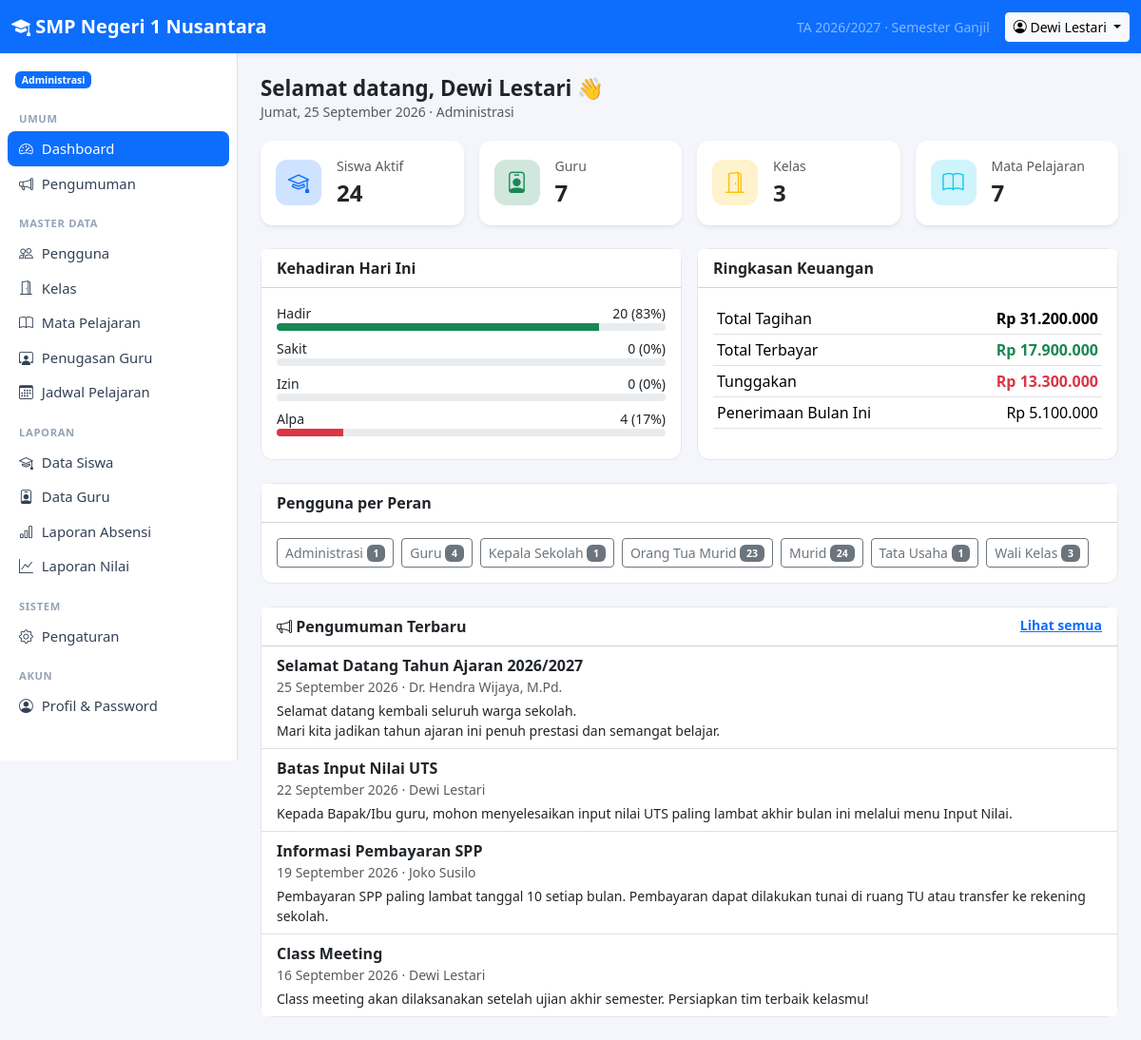
/index.php (signed in), run on the app's committed database.
### tables this page shows
CREATE TABLE `users` (
  `id` int(11) NOT NULL AUTO_INCREMENT,
  `username` varchar(50) NOT NULL,
  `password_hash` varchar(255) NOT NULL,
  `name` varchar(100) NOT NULL,
  `role` varchar(20) NOT NULL,
  `nip` varchar(30) DEFAULT NULL,
  `email` varchar(100) DEFAULT NULL,
  `phone` varchar(30) DEFAULT NULL,
  `active` int(11) NOT NULL DEFAULT 1,
  `created_at` datetime DEFAULT current_timestamp(),
  PRIMARY KEY (`id`),
  UNIQUE KEY `username` (`username`),
  KEY `idx_users_role` (`role`)
);

CREATE TABLE `announcements` (
  `id` int(11) NOT NULL AUTO_INCREMENT,
  `title` varchar(150) NOT NULL,
  `body` text NOT NULL,
  `audience` varchar(20) NOT NULL DEFAULT 'semua',
  `created_by` int(11) DEFAULT NULL,
  `created_at` datetime DEFAULT current_timestamp(),
  PRIMARY KEY (`id`),
  KEY `created_by` (`created_by`),
  CONSTRAINT `announcements_ibfk_1` FOREIGN KEY (`created_by`) REFERENCES `users` (`id`) ON DELETE SET NULL
);

### app/controllers/dashboard.php (called while the page is built, shortened)
<?php
function dashboard_index(): void
{
    $me = current_user();
    $p = period();
    $data = ['me' => $me, 'period' => $p, 'announcements' => visible_announcements($me['role'], 5)];
    $today = date('Y-m-d');
    switch ($me['role']) {
        case 'admin':
        case 'kepala_sekolah':
            $data['stats'] = [
                'students' => (int) db_value("SELECT COUNT(*) FROM students s JOIN users u ON u.id = s.user_id WHERE u.active = 1"),
                'teachers' => (int) db_value("SELECT COUNT(*) FROM users WHERE role IN ('guru','wali_kelas') AND active = 1"),
                'classes'  => (int) db_value('SELECT COUNT(*) FROM classes'),
                'subjects' => (int) db_value('SELECT COUNT(*) FROM subjects'),
            ];
            $data['todayAttendance'] = db_all(
                'SELECT status, COUNT(*) AS n FROM attendance WHERE att_date = ? GROUP BY status', [$today]
            );
            $data['finance'] = finance_totals();
            $data['roleCounts'] = db_all('SELECT role, COUNT(*) AS n FROM users WHERE active = 1 GROUP BY role');
            break;
    }
    render('dashboard/index', $data, 'Dashboard');
}
function finance_totals(): array
{
    $billed = (float) db_value('SELECT COALESCE(SUM(amount), 0) FROM invoices');
    $paid = (float) db_value('SELECT COALESCE(SUM(amount), 0) FROM payments');
    $monthStart = date('Y-m-01');
    $monthPaid = (float) db_value('SELECT COALESCE(SUM(amount), 0) FROM payments WHERE paid_at >= ?', [$monthStart]);
    return ['billed' => $billed, 'paid' => $paid, 'outstanding' => max(0, $billed - $paid), 'month' => $monthPaid];
}

### public/index.php (called while the page is built, shortened)
<?php
$routes = require BASE_PATH . '/app/routes.php';
$route  = trim(param('r'), '/');
[$file, $handler, $roles] = $routes[$route];
if ($roles !== null) {
    $roles === [] ? require_login() : require_role(...$roles);
}
try {
    $handler();
} catch (Throwable $e) {
    error_log((string) $e);
    if (config('debug')) {
        throw $e;
    }
    abort(500, 'Terjadi kesalahan pada server. Silakan coba lagi.');
}

### app/auth.php (called while the page is built, shortened)
<?php
function current_user(): ?array
{
    static $user = false;
    if ($user !== false) {
        return $user;
    }
    $uid = $_SESSION['uid'] ?? null;
    $user = $uid ? db_one('SELECT * FROM users WHERE id = ? AND active = 1', [$uid]) : null;
    return $user;
}
function require_login(): array
{
    $u = current_user();
    return $u;
}

### app/db.php (called while the page is built, shortened)
<?php
function db(): PDO
{
    static $pdo = null;
    if ($pdo instanceof PDO) {
        return $pdo;
    }
    $c = config('db');
    $options = [
        PDO::ATTR_ERRMODE            => PDO::ERRMODE_EXCEPTION,
        PDO::ATTR_DEFAULT_FETCH_MODE => PDO::FETCH_ASSOC,
        PDO::ATTR_EMULATE_PREPARES   => false,
    ];
    try {
        if ($c['driver'] === 'mysql') {
            $dsn = sprintf('mysql:host=%s;port=%s;dbname=%s;charset=utf8mb4', $c['host'], $c['port'], $c['name']);
            $pdo = new PDO($dsn, $c['user'], $c['pass'], $options);
            $pdo->exec("SET time_zone = '" . date('P') . "'");
        } else {
            $pdo = new PDO('sqlite:' . $c['sqlite_path'], null, null, $options);
            $pdo->exec('PRAGMA foreign_keys = ON');
            $pdo->exec('PRAGMA journal_mode = WAL');
        }
    } catch (PDOException $e) {
        if (PHP_SAPI === 'cli') {
            throw $e;
        }
        error_log((string) $e);
        while (ob_get_level() > 0) {
            ob_end_clean();
        }
        http_response_code(500);
        exit('<!doctype html><html lang="id"><meta charset="utf-8"><meta name="viewport" content="width=device-width, initial-scale=1">'
            . '<title>Database tidak terhubung</title>'
            . '<body style="font-family:system-ui,sans-serif;background:#f4f6fb;margin:0;padding:16px">'
            . '<div style="max-width:640px;margin:64px auto;background:#fff;border:1px solid #e5e7eb;border-radius:12px;padding:28px">'
            . '<h2 style="margin-top:0;color:#b91c1c">Tidak dapat terhubung ke database</h2>'
            . '<p>Aplikasi tidak bisa tersambung ke server database. Periksa hal berikut:</p><ol style="line-height:1.7">'
            . '<li>Nama database, user, dan password di <code>config.local.php</code> (atau <code>config.php</code>) sudah benar.</li>'
            . '<li>User database sudah ditambahkan ke database dengan hak <em>ALL PRIVILEGES</em>.</li>'
            . '<li>File <code>database/sekolah_mysql_kosong.sql</code> atau <code>sekolah_mysql.sql</code> sudah di-import.</li>'
            . '<li>Server MySQL/MariaDB sedang berjalan.</li></ol>'
            . '<p style="color:#64748b;font-size:14px;margin-bottom:0">Detail kesalahan dicatat di log error server.</p></div></body></html>');
    }
    return $pdo;
}
function db_query(string $sql, array $params = []): PDOStatement
{
    $st = db()->prepare($sql);
    $st->execute($params);
    return $st;
}
function db_one(string $sql, array $params = []): ?array
{
    $row = db_query($sql, $params)->fetch();
    return $row === false ? null : $row;
}
function db_all(string $sql, array $params = []): array
{
    return db_query($sql, $params)->fetchAll();
}

### app/menu.php (called while the page is built, shortened)
<?php
function menu_for(string $role): array
{
    $common = ['Umum' => [
        ['Dashboard', '', 'speedometer2'],
        ['Pengumuman', 'pengumuman', 'megaphone'],
    ]];
    $teaching = ['Mengajar' => [
        ['Jadwal Mengajar', 'guru/jadwal', 'calendar-week'],
        ['Input Absensi', 'guru/absensi', 'clipboard-check'],
        ['Input Nilai', 'guru/nilai', 'pencil-square'],
    ]];
    return $common + ($menus[$role] ?? []) + ['Akun' => [['Profil & Password', 'profil', 'person-circle']]];
}

### app/views/dashboard/index.php (the view, shortened to what this page needs)
<?php
$role = $me['role'];
$countsFrom = function (array $rows): array {
    $c = array_fill_keys(array_keys(ATTENDANCE_STATUS), 0);
    foreach ($rows as $r) { $c[$r['status']] = (int) $r['n']; }
    return $c;
};
?>
<div class="page-header">
    <div>
        <h1>Selamat datang, <?= e($me['name']) ?> 👋</h1>
        <div class="text-muted small"><?= tanggal(date('Y-m-d'), true) ?> · <?= e(role_label($role)) ?></div>
    </div>
</div>
<?php if (in_array($role, ['admin', 'kepala_sekolah'], true)): ?>
    <div class="row g-3 mb-4">
        <div class="col-6 col-xl-3"><?= stat_card('Siswa Aktif', $stats['students'], 'mortarboard', 'primary', url('data/siswa')) ?></div>
        <div class="col-6 col-xl-3"><?= stat_card('Guru', $stats['teachers'], 'person-badge', 'success', url('data/guru')) ?></div>
        <div class="col-6 col-xl-3"><?= stat_card('Kelas', $stats['classes'], 'door-open', 'warning') ?></div>
        <div class="col-6 col-xl-3"><?= stat_card('Mata Pelajaran', $stats['subjects'], 'book', 'info') ?></div>
    </div>
    <div class="row g-3 mb-4">
        <div class="col-lg-6">
            <div class="card h-100"><div class="card-header bg-white fw-semibold">Kehadiran Hari Ini</div>
                <div class="card-body">
                    <?php $c = $countsFrom($todayAttendance); $total = array_sum($c); ?>
                    <?php if ($total === 0): ?>
                        <p class="text-muted mb-0">Belum ada absensi yang diinput hari ini.</p>
                    <?php else: foreach (ATTENDANCE_STATUS as $k => $label): $pct = round($c[$k] / $total * 100); ?>
                        <div class="d-flex justify-content-between small"><span><?= e($label) ?></span><span><?= $c[$k] ?> (<?= $pct ?>%)</span></div>
                        <div class="progress mb-2" style="height:8px"><div class="progress-bar bg-<?= ['H'=>'success','S'=>'info','I'=>'warning','A'=>'danger'][$k] ?>" style="width: <?= $pct ?>%"></div></div>
                    <?php endforeach; endif; ?>
                </div>
            </div>
        </div>
        <div class="col-lg-6">
            <div class="card h-100"><div class="card-header bg-white fw-semibold">Ringkasan Keuangan</div>
                <div class="card-body">
                    <table class="table table-sm mb-0">
                        <tr><td>Total Tagihan</td><td class="text-end fw-semibold"><?= rupiah($finance['billed']) ?></td></tr>
                        <tr><td>Total Terbayar</td><td class="text-end text-success fw-semibold"><?= rupiah($finance['paid']) ?></td></tr>
                        <tr><td>Tunggakan</td><td class="text-end text-danger fw-semibold"><?= rupiah($finance['outstanding']) ?></td></tr>
                        <tr><td>Penerimaan Bulan Ini</td><td class="text-end"><?= rupiah($finance['month']) ?></td></tr>
                    </table>
                </div>
            </div>
        </div>
    </div>
    <?php if ($role === 'admin'): ?>
    <div class="card mb-4"><div class="card-header bg-white fw-semibold">Pengguna per Peran</div>
        <div class="card-body d-flex flex-wrap gap-2">
            <?php foreach ($roleCounts as $rc): ?>
                <a class="btn btn-outline-secondary btn-sm" href="<?= url('admin/pengguna', ['role' => $rc['role']]) ?>">
                    <?= e(role_label($rc['role'])) ?> <span class="badge text-bg-secondary"><?= (int) $rc['n'] ?></span>
                </a>
            <?php endforeach; ?>
        </div>
    </div>
    <?php endif; ?>
<?php endif; ?>
<div class="card">
    <div class="card-header bg-white fw-semibold d-flex justify-content-between">
        <span><i class="bi bi-megaphone"></i> Pengumuman Terbaru</span>
        <a href="<?= url('pengumuman') ?>" class="small">Lihat semua</a>
    </div>
    <ul class="list-group list-group-flush">
        <?php foreach ($announcements as $a): ?>
            <li class="list-group-item">
                <div class="fw-semibold"><?= e($a['title']) ?></div>
                <div class="small text-muted"><?= tanggal($a['created_at']) ?> · <?= e($a['author'] ?? '-') ?></div>
                <div class="small mt-1 announcement-body"><?= e(mb_strimwidth($a['body'], 0, 220, '…')) ?></div>
            </li>
        <?php endforeach; ?>
    </ul>
</div>

### app/views/layout.php (shortened to what this page needs)
<?php
$me = current_user();
$currentRoute = trim(param('r'), '/');
$schoolName = setting('school_name', config('app_name'));
$p = period();
?>
<!doctype html>
<html lang="id">
<head>
    <link href="assets/vendor/bootstrap/bootstrap.min.css" rel="stylesheet">
    <link href="assets/vendor/bootstrap-icons/bootstrap-icons.min.css" rel="stylesheet">
    <link href="assets/app.css" rel="stylesheet">
</head>
<body>
<?php if ($me): ?>
<nav class="navbar navbar-dark bg-primary sticky-top shadow-sm d-print-none">
    <div class="container-fluid">
        <a class="navbar-brand fw-semibold me-auto" href="<?= url() ?>"><i class="bi bi-mortarboard-fill"></i> <?= e($schoolName) ?></a>
        <span class="navbar-text text-white-50 small d-none d-md-inline me-3">
            TA <?= e($p['year']) ?> · Semester <?= e($p['semester']) ?>
        </span>
        <div class="dropdown">
            <button class="btn btn-sm btn-light dropdown-toggle" data-bs-toggle="dropdown">
                <i class="bi bi-person-circle"></i> <span class="d-none d-sm-inline"><?= e($me['name']) ?></span>
            </button>
        </div>
    </div>
</nav>
<div class="d-flex">
    <aside class="offcanvas-lg offcanvas-start sidebar border-end bg-body d-print-none" tabindex="-1" id="sidebar">
        <div class="offcanvas-body d-block p-2">
            <div class="px-2 py-2 mb-2 small">
                <span class="badge text-bg-primary"><?= e(role_label($me['role'])) ?></span>
            </div>
            <?php foreach (menu_for($me['role']) as $section => $items): ?>
                <div class="menu-section"><?= e($section) ?></div>
                <ul class="nav nav-pills flex-column mb-2">
                    <?php foreach ($items as [$label, $route, $icon]):
                        $active = $currentRoute === $route || ($route !== '' && str_starts_with($currentRoute, $route . '/')); ?>
                        <li class="nav-item">
                            <a class="nav-link<?= $active ? ' active' : '' ?>" href="<?= url($route) ?>">
                                <i class="bi bi-<?= e($icon) ?>"></i> <?= e($label) ?>
                            </a>
                        </li>
                    <?php endforeach; ?>
                </ul>
            <?php endforeach; ?>
        </div>
    </aside>
    <main class="flex-grow-1 p-3 p-md-4 main-content">
        <?= $content ?>
    </main>
</div>
<?php else: ?>
    <?= $content ?>
<?php endif; ?>
</body>
</html>

### data on the page
users: name "Dewi Lestari", role "Administrasi"
announcements: title "Selamat Datang Tahun Ajaran 2026/2027", created_at "25 September 2026", created_by.name "Dr. Hendra Wijaya, M.Pd.", body "Selamat datang kembali seluruh warga sekolah. Mari kita jadikan tahun ajaran ini penuh prestasi dan semangat belajar."
announcements: title "Batas Input Nilai UTS", created_at "22 September 2026", created_by.name "Dewi Lestari", body "Kepada Bapak/Ibu guru, mohon menyelesaikan input nilai UTS paling lambat akhir bulan ini melalui menu Input Nilai."
announcements: title "Informasi Pembayaran SPP", created_at "19 September 2026", created_by.name "Joko Susilo", body "Pembayaran SPP paling lambat tanggal 10 setiap bulan. Pembayaran dapat dilakukan tunai di ruang TU atau transfer ke rekening sekolah."
announcements: title "Class Meeting", created_at "16 September 2026", created_by.name "Dewi Lestari", body "Class meeting akan dilaksanakan setelah ujian akhir semester. Persiapkan tim terbaik kelasmu!"

### other printed values
$schoolName "SMP Negeri 1 Nusantara"
$p['year'] "2026/2027"
$p['semester'] "Ganjil"
$section "UMUM"
$label "Dashboard"
$label "Pengumuman"
$section "MASTER DATA"
$label "Pengguna"
$label "Kelas"
$label "Mata Pelajaran"
$label "Penugasan Guru"
$label "Jadwal Pelajaran"
$section "LAPORAN"
$label "Data Siswa"
$label "Data Guru"
